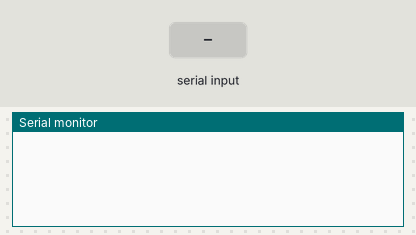
The sketch below on a simulated Arduino Uno, built with avr-gcc and run on an emulated ATmega328P. On the bench: the last lines printed to the serial monitor. The test bench sets the inputs (shaded band). EEPROM starts erased.

Above: at 1.2 s.
1.3 s: "r" received over Serial
At 1.7 s:
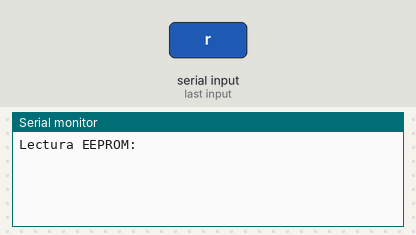
2.8 s: "w" received over Serial
At 4.1 s:
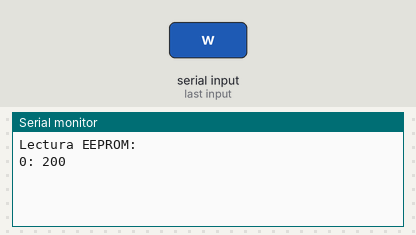

The sketch:

Temperatura.ino
```cpp
// Mario Ruiz Calvo 05/05/2017

#include <EEPROM.h>

int sensorPin = A0;

int lecturaEEPROM = 0; // Contador que indica la posición de la EEPROM en la que nos encontramos.
int direccion = 0; // Dirección de la EEPROM.

// Función que obtiene la temperatura en grados centígrados a partir de la lectura del sensor pasada por parámetro.
float calcularTemperatura(float lectura){
  return ((lectura*5/1024)-0.5)/0.01;
}

// Función que muestra por el puerto serie todas las temperaturas que se han escrito hasta el momento en la EEPROM
void leerEEPROM(){
  float temperatura = 0;
  int direccion_lectura = 0; // Dirección auxiliar para recorrer toda la EEPROM
  Serial.println("Lectura EEPROM:");
  for(int i = 0; i < lecturaEEPROM; i++){ // Leer hasta la última posición escrita.
    EEPROM.get(direccion_lectura, temperatura); // Obtener la temperatura de la EEPROM
    // Mostrar por el puerto serie el número de lectura y la temperatura obenida
    Serial.print(i);
    Serial.print(": ");
    Serial.println(temperatura);
    direccion_lectura += sizeof(float); // Actualizar dirección auxiliar
  }
}

// Función para obtener una temperatura, y almacenarla en la EEPROM
void escribirEEPROM(){
  if (lecturaEEPROM < 128){ // Controlar que se han hecho menos de 128 escrituras para no llenar la EEPROM
    EEPROM.put(direccion, calcularTemperatura(analogRead(sensorPin))); // Escribir la temperatura obtenida a partir de la lectura del sensor
    lecturaEEPROM ++; // Actualizar el número de escrituras
    direccion += sizeof(float); // Actualizar la dirección actual
  }
}

// Función para obtener 50 temperaturas a intervalos de 15 minutos y almacenarlos en la EEPROM
void escribirEEPROM_auto(){
  int temperatura;
  for (int i=0; i< 50; i++){
    if (lecturaEEPROM < 128){ // Controlar que se han hecho menos de 128 escrituras para no llenar la EEPROM
      temperatura = calcularTemperatura(analogRead(sensorPin)); // Obtener temperatura a partir de la lectura del sensor
      EEPROM.put(direccion, temperatura); // Escribir la temperatura obtenida
      // Mostrar por el puerto serie el número de lectura y la temperatura obenida
      Serial.print(i);
      Serial.print(": ");
      Serial.println(temperatura);
      lecturaEEPROM ++; // Actualizar el número de escrituras
      direccion += sizeof(float); // Actualizar la dirección actual
      // Esperar 15 minutos
      for(int j = 0; j < 60; j++)
        for(int k = 0; k < 15; k++)
          delay(1000);
    }
  }
}

// Función que borra todas los datos de la EEPROM
void borrarEEPROM(){
  // Escribir un 0 en cada posicion de la EEPROM
  for(int i = 0; i < EEPROM.length(); i++){
    EEPROM.write(i, 0);
  }
  // Reiniciar el indice de la EEPROM y la dirección
  lecturaEEPROM = 0;
  direccion = 0;
}

void setup() {
  Serial.begin(9600);
}

void loop() {
  // Leer del puerto serie una orden
  switch(Serial.read()){
    // Si se ha pulsado r/R mostrar el contenido de la EEPROM por el puerto serie
    case 'r':
    case 'R':
      leerEEPROM();
      break;
    // Si se ha pulado w/W obtener temperatura y escribirla en la EEPROM
    case 'w':
    case 'W':
      escribirEEPROM_auto();
      //escribirEEPROM();
      break;
    // Si se ha puslado b/B borrar el contenido de la EEPROM
    case 'b':
    case 'B':
      borrarEEPROM();
      break;
  }
}
```

Measured:
- after the input at 1.3 s, the serial monitor: prints a new line at once (image 1)
- after the input at 2.8 s, the serial monitor: prints a new line at once (image 2)
